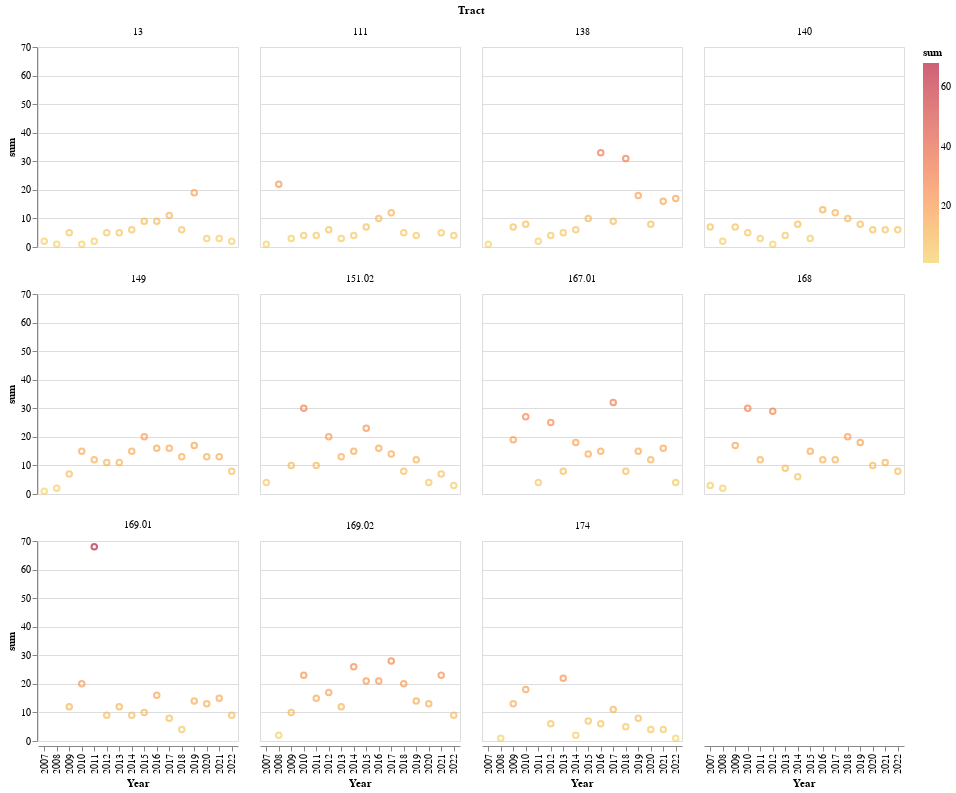

Vega-Lite specification for this chart:
### Vega-Lite specification from a JSON file in a GitHub repository (floating-point values rounded to 4 significant figures; data arrays with more than 128 entries replaced by an {"elided": "..."} marker saying what was removed)
{"config": {"view": {"continuousWidth": 400, "continuousHeight": 300}}, "data": {"name": "data-1881f801fe22101110e01205c856825a"}, "facet": {"field": "Tract", "type": "quantitative"}, "spec": {"mark": "point", "encoding": {"color": {"condition": {"field": "sum", "scale": {"scheme": "goldred"}, "type": "quantitative", "selection": "selector003"}, "value": "lightgray"}, "tooltip": [{"field": "Tract", "type": "quantitative"}, {"field": "Year", "type": "quantitative"}, {"field": "sum", "type": "quantitative"}], "x": {"field": "Year", "scale": {"zero": false}, "type": "nominal"}, "y": {"field": "sum", "scale": {"zero": false}, "type": "quantitative"}}, "height": 200, "selection": {"selector003": {"type": "interval"}}, "width": 200}, "columns": 4, "$schema": "https://vega.github.io/schema/vega-lite/v4.17.0.json", "datasets": {"data-1881f801fe22101110e01205c856825a": {"elided": "166 records"}}}
